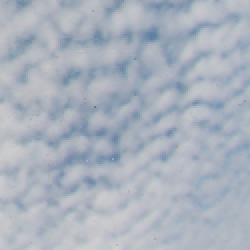
#> input picture images/test/pattern.png, 125 x 125 px, given in place of test, which was not available (shown 2 times larger)
$ python imagereg.py   (older library calls are emulated)
#> lines starting #> are read from the running program, lines starting #| are printed output that depends on the picture; after the words box and inside, x2 and y2 are one past the last pixel; in counts of white or black regions, pixels touching at a corner belong together; pictures that were not available may be replaced by others from this repository, and a replacement may not be noted
'''
***************************************************************************************
*
*                   Yara Cloud Segmentation
*
*
*  Name : Idaly Ali
*
*  Designation : Data Scientist
*
*  Description : Cloud segmentation program for SkyWeather
*
*
***************************************************************************************

'''

########################

import numpy as np
import cv2 as cv
import os

########################

# directory = 'images/test'
directory = 'images/cloud/swimcat/A-sky/images'
mser = cv.MSER_create()

for filename in os.listdir(directory):
    path = directory + '/' + filename

    '''Read image from directory'''
    img = cv.imread(path)
#> img is the input picture: shape (125, 125, 3); mean B, G, R 189.4, 177.7, 169.4
    img_copy = img.copy()
    img = cv.medianBlur(img, 5)

    '''Convert to HSV and extract V'''
    imgHSV = cv.cvtColor(img_copy, cv.COLOR_BGR2HSV)
#> imgHSV: shape (125, 125, 3); mean H, S, V 108.5, 27.5, 189.4
    imgV = imgHSV[2]
#> imgV = 125 rows, first 8: [110, 24, 190], [110, 25, 185], [105, 26, 180], [104, 28, 180], [104, 27, 180], [110, 25, 182], [107, 26, 183], [107, 36, 182]


    '''Apply Gaussian filter to remove noise'''
    imgGaussian = cv.GaussianBlur(img, (5,5), 0)

    '''Apply Laplacian filter acute edges of the foreground'''

    # Create second-order kernel
    kernel = np.array([[1, 1, 1], [1, -8, 1], [1, 1, 1]], dtype=np.float32)
    imgLaplace = cv.filter2D(imgGaussian, cv.CV_32F, kernel)
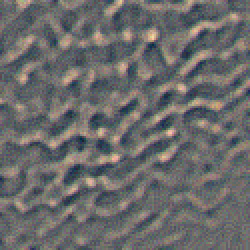
#> imgLaplace: shape (125, 125, 3) float32 (shown 2 times larger); mean B, G, R 0, 0, 0; drawn with min black and max white
    sharpen = np.float32(img)
    result = sharpen - imgLaplace

    # Convert to 8-bit grayscale
    result = np.clip(result, 0, 255)
    result = result.astype('uint8')

    # Convert to 8-bit grayscale
    imgLaplace = np.clip(imgLaplace, 0, 80)
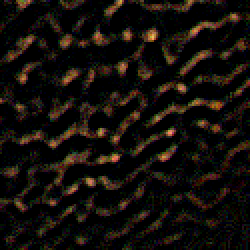
#> imgLaplace: shape (125, 125, 3) float32 (shown 2 times larger); mean B, G, R 1.5, 2.2, 2.9; drawn with min black and max white
    imgLaplace = imgLaplace.astype('uint8')
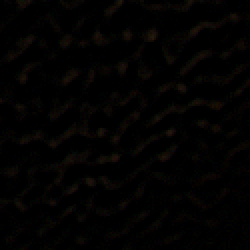
#> imgLaplace: shape (125, 125, 3) (shown 2 times larger); mean B, G, R 1.5, 2.2, 2.9

    gray = cv.cvtColor(result,cv.COLOR_BGR2GRAY)
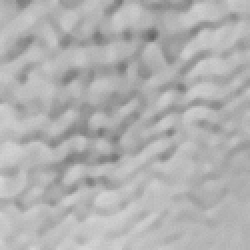
#> gray: shape (125, 125) (shown 2 times larger); min 99, max 214, mean 177

    '''MSER Segmentation'''

    regions, _ = mser.detectRegions(gray)
#> regions = ()
    mser_vis = img.copy()

    hulls = [cv.convexHull(p.reshape(-1, 1, 2)) for p in regions]
#> hulls = []
    cv.polylines(mser_vis, hulls, 1, (0, 255, 0))

    mask = np.zeros((img.shape[0], img.shape[1], 1), dtype=np.uint8)
    mask = cv.dilate(mask, np.ones((150, 150), np.uint8))

    for contour in hulls:
        # cv2.drawContours(mask, [contour], -1, (255, 255, 255), -1)

        text_only = cv.bitwise_and(img, img, mask=mask)
#> this loop made 0 passes

    for i, contour in enumerate(hulls):
        x, y, w, h = cv.boundingRect(contour)

    '''Detect Sun'''

    # [8 lines of commented-out code are left out]

    '''Segmentation'''

    # ret, thresh = cv.adaptiveThreshold(gray, 0, 255, cv.THRESH_BINARY)

    # thresh = cv.adaptiveThreshold(gray, 255, cv.ADAPTIVE_THRESH_GAUSSIAN_C, \
    #                            cv.THRESH_BINARY, 11, 2)
    ret, thresh = cv.threshold(gray,1,255,cv.THRESH_BINARY+cv.THRESH_OTSU)
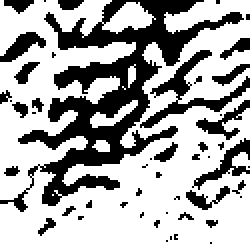
#> thresh: shape (125, 125) (shown 2 times larger); 67.4% white; 50 black regions (33 under 20 px)
#> ret = 172
    # thresh = cv.adaptiveThreshold(thresh, 255, cv.ADAPTIVE_THRESH_GAUSSIAN_C,
    #                            cv.THRESH_BINARY, 11, 2)
    im2, contours, hierarchy = cv.findContours(thresh, cv.RETR_TREE, cv.CHAIN_APPROX_SIMPLE)
#> contours = 61 contours, 42 with area under 20; largest, box (x1, y1, x2, y2) and area: (0, 0, 125, 125) 10174, (74, 24, 107, 51) 246, (45, 50, 69, 64) 96, (92, 94, 107, 106) 82, (6, 30, 21, 43) 82
    vis = img.copy()
    cv.drawContours(vis, contours, -1, (0, 255, 0), 3)
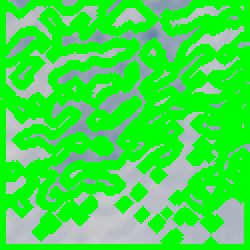
#> vis: shape (125, 125, 3) (shown 2 times larger); mean B, G, R 68.7, 227.8, 61.9

    output = np.hstack((img, cv.cvtColor(gray, cv.COLOR_GRAY2BGR), cv.cvtColor(thresh, cv.COLOR_GRAY2BGR), vis, mser_vis))
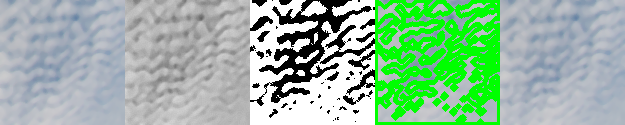
#> output: shape (125, 625, 3); mean B, G, R 159.4, 186.6, 150.1
    # output = np.hstack((vis))
    cv.namedWindow(path, cv.WINDOW_NORMAL)
    cv.resizeWindow(path, 1000, 1000)
    cv.imshow(path, output)
    cv.waitKey(0)
    cv.destroyAllWindows()
